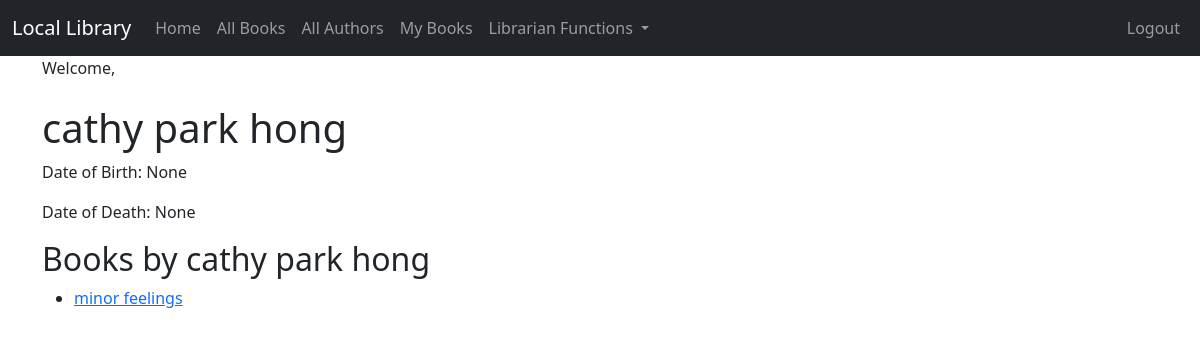
Screenshot of /author/2/ (signed in) with the database file from the repository.
### catalog/models.py (models this page shows, shortened)
class Author(models.Model):
    first_name = models.CharField(max_length=100)
    last_name = models.CharField(max_length=100)
    date_of_birth = models.DateField(null=True, blank=True)
    date_of_death = models.DateField('Died', null=True, blank=True)
    author_image = models.ImageField(upload_to='images/', null=True, blank=True)
    class Meta:
        ordering = ['last_name', 'first_name']

class Book(models.Model):
    title = models.CharField(max_length=200)
    author = models.ForeignKey('Author', on_delete=models.RESTRICT, null=True)
    summary = models.TextField(max_length=1000, help_text='Enter a brief description of the book')
    isbn = models.CharField('ISBN', max_length=13, unique=True,
                            help_text='13 Character <a href="https://www.isbn-international.org/content/what-isbn">ISBN number</a>')
    genre = models.ManyToManyField(Genre, help_text='Select a genre for this book')

### catalog/views.py (the view)
# urls.py: path('author/<int:pk>/', views.author_detail, name='author_detail'),
@login_required
def author_detail(request, pk):
    author = get_object_or_404(Author, pk=pk)
    books = Book.objects.filter(author=author)
    return render(request, 'catalog/author_detail.html', {'author': author, 'books': books})

### catalog/templates/catalog/author_detail.html
{% extends "catalog/base.html" %}
{% block content %}
  <h1>{{ author.first_name }} {{ author.last_name }}</h1>
  <p>Date of Birth: {{ author.date_of_birth }}</p>
  <p>Date of Death: {{ author.date_of_death }}</p>
  <h2>Books by {{ author.first_name }} {{ author.last_name }}</h2>
  <ul>
    {% for book in books %}
        <li><a href="{% url 'book_detail' book.id %}">{{ book.title }}</a></li>
    {% empty %}
        <li>No books available for this author.</li>
    {% endfor %}
  </ul>
{% endblock %}

### rows the page displays
Author: first_name "cathy", last_name "park hong", date_of_birth "None", date_of_death "None"
Book: title "minor feelings"
